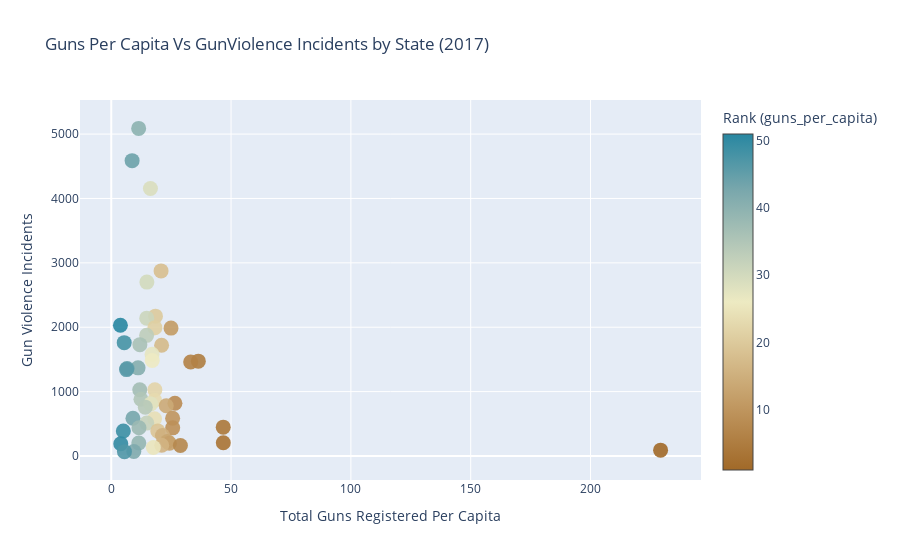

The cell this chart's notebook holds for it:
### Code cell
from io import StringIO

ownership = StringIO("""Rank,state,guns_per_capita,guns_registered
1,Wyoming,229.24,132806
2,Washington D.C.,68.05,47228
3,New Hampshire,46.76,64135
4,New Mexico,46.73,97580
5,Virginia,36.34,307822
6,Alabama,33.15,161641
7,Idaho,28.86,49566
8,Arkansas,26.57,79841
9,Nevada,25.64,76888
10,Arizona,25.61,179738
11,Louisiana,24.94,116831
12,South Dakota,24.29,21130
13,Utah,23.48,72856
14,Connecticut,22.96,82400
15,Alaska,21.38,15824
16,Montana,21.06,22133
17,South Carolina,21.01,105601
18,Texas,20.79,588696
19,West Virginia,19.42,35264
20,Pennsylvania,18.45,236377
21,Georgia,18.22,190050
22,Kentucky,18.2,81068
23,Oklahoma,18.13,71269
24,Kansas,18.06,52634
25,North Dakota,17.56,13272
26,Indiana,17.1,114019
27,Maryland,17.03,103109
28,Colorado,16.48,92435
29,Florida,16.35,343288
30,Ohio,14.87,173405
31,North Carolina,14.818,152238
32,Oregon,14.816,61383
33,Tennessee,14.76,99159
34,Minnesota,14.22,79307
35,Washington,12.4,91835
36,Missouri,11.94,72996
37,Mississippi,11.89,35494
38,Nebraska,11.57,22234
39,Maine,11.5,15371
40,Illinois,11.44,146487
41,Wisconsin,11.19,64878
42,Vermont,9.41,5872
43,Iowa,9.05,28494
44,California,8.71,344622
45,Michigan,6.59,65742
46,New Jersey,6.38,57507
47,Hawaii,5.5,7859
48,Massachusetts,5.41,37152
49,Delaware,5.04,4852
50,Rhode Island,3.98,37152
51,New York,3.83,76207""")

ownership = pd.read_csv(ownership)

states_df = df[df['year'] == 2017]['state'].value_counts()
statesdf = pd.DataFrame()
statesdf['state'] = states_df.index
statesdf['counts'] = states_df.values
statesdf = statesdf.merge(ownership, on='state')

data = [
    {
        'x': statesdf['guns_per_capita'],
        'y': statesdf['counts'],
        'mode': 'markers',
        'text' : statesdf['state'],
        'marker': {
            'color': statesdf['Rank'],
            'size': 15,
            'showscale' : True,
            'colorscale' : 'Earth',
            "colorbar" : dict(
                title='Rank (guns_per_capita)'
            ),
            'opacity': 0.9
        }
    }
]

layout = go.Layout(title="Guns Per Capita Vs GunViolence Incidents by State (2017)", 
                   xaxis=dict(title='Total Guns Registered Per Capita'),
                   yaxis=dict(title='Gun Violence Incidents')
                  
                  )
fig = go.Figure(data = data, layout = layout)
iplot(fig, filename='scatter-colorscale')

### Figure 1 — Plotly figure (JSON) as saved in the notebook; plotly's stock layout.template omitted (floating-point values rounded to 4 significant figures)
{"data": [{"marker": {"color": [40, 44, 29, 18, 30, 20, 31, 51, 21, 11, 33, 48, 36, 17, 27, 26, 5, 6, 41, 45, 46, 22, 37, 35, 23, 8, 28, 14, 34, 10, 43, 24, 32, 4, 38, 9, 19, 49, 15, 13, 3, 39, 12, 50, 16, 7, 25, 1, 42, 47], "colorbar": {"title": {"text": "Rank (guns_per_capita)"}}, "colorscale": [[0, "rgb(161, 105, 40)"], [0.1667, "rgb(189, 146, 90)"], [0.3333, "rgb(214, 189, 141)"], [0.5, "rgb(237, 234, 194)"], [0.6667, "rgb(181, 200, 184)"], [0.8333, "rgb(121, 167, 172)"], [1, "rgb(40, 135, 161)"]], "opacity": 0.9, "showscale": true, "size": 15}, "mode": "markers", "text": ["Illinois", "California", "Florida", "Texas", "Ohio", "Pennsylvania", "North Carolina", "New York", "Georgia", "Louisiana", "Tennessee", "Massachusetts", "Missouri", "South Carolina", "Maryland", "Indiana", "Virginia", "Alabama", "Wisconsin", "Michigan", "New Jersey", "Kentucky", "Mississippi", "Washington", "Oklahoma", "Arkansas", "Colorado", "Connecticut", "Minnesota", "Arizona", "Iowa", "Kansas", "Oregon", "New Mexico", "Nebraska", "Nevada", "West Virginia", "Delaware", "Alaska", "Utah", "New Hampshire", "Maine", "South Dakota", "Rhode Island", "Montana", "Idaho", "North Dakota", "Wyoming", "Vermont", "Hawaii"], "x": [11.44, 8.71, 16.35, 20.79, 14.87, 18.45, 14.82, 3.83, 18.22, 24.94, 14.76, 5.41, 11.94, 21.01, 17.03, 17.1, 36.34, 33.15, 11.19, 6.59, 6.38, 18.2, 11.89, 12.4, 18.13, 26.57, 16.48, 22.96, 14.22, 25.61, 9.05, 18.06, 14.82, 46.73, 11.57, 25.64, 19.42, 5.04, 21.38, 23.48, 46.76, 11.5, 24.29, 3.98, 21.06, 28.86, 17.56, 229.2, 9.41, 5.5], "y": [5089, 4588, 4156, 2875, 2701, 2172, 2141, 2031, 1994, 1987, 1874, 1761, 1730, 1721, 1579, 1483, 1473, 1461, 1369, 1360, 1342, 1030, 1029, 881, 866, 820, 809, 780, 759, 587, 586, 578, 511, 448, 439, 437, 390, 389, 317, 224, 206, 203, 199, 191, 167, 163, 133, 91, 71, 68], "type": "scatter"}], "layout": {"title": {"text": "Guns Per Capita Vs GunViolence Incidents by State (2017)"}, "xaxis": {"title": {"text": "Total Guns Registered Per Capita"}, "type": "linear", "range": [-13.95, 247.0], "autorange": true}, "yaxis": {"title": {"text": "Gun Violence Incidents"}, "type": "linear", "range": [-444.2, 5601.0], "autorange": true}, "autosize": true}}
